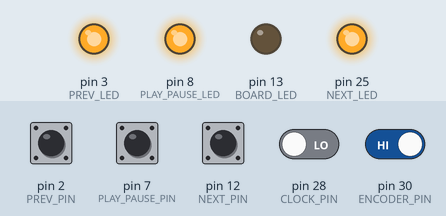
The sketch below on a simulated Teensy 4. Shown: output pins drawn as LEDs (lit = HIGH). Inputs (shaded band) come from the test bench; at power-on: pin 2 (PREV_PIN), pin 7 (PLAY_PAUSE_PIN), pin 12 (NEXT_PIN), pin 30 (ENCODER_PIN) HIGH, pin 28 (CLOCK_PIN) LOW. What the sketch prints to the serial monitor is not drawn.

Above: at 1.2 s.
1.3 s: pin 2 (PREV_PIN) pulled LOW for 0.15 s
Timing chart, 0 to 4.3 s (numbered marks = the images above; inputs shaded):
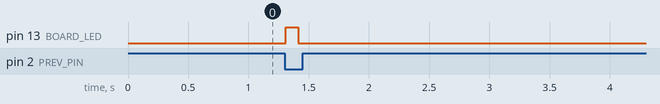

Measured:
- after the input at 1.3 s, pin 13 (BOARD_LED): LOW → HIGH at once, → LOW 0.10 s later

The sketch:

ProtoboardEncoder.ino
```cpp
/*
 * MediaButtons ProtoboardEncoder
 * github.com/EricThirteen
 *
 * Buttons to USB Keyboard Example - Special Media Player Keys
 * Set USB Type: Tools > USB Type > Serial + Keyboard + Mouse + Joystick
 *
 * Modified existing example from Teensy.
 * Added code for:
 * - Rotary encoder (Inland brand with integrated button, don't but it)
 * - Other stuff
 */

#include <Bounce.h>

#define BOARD_LED 13

#define PREV_PIN 2
#define PREV_LED 3
#define PLAY_PAUSE_PIN 7
#define PLAY_PAUSE_LED 8
#define NEXT_PIN 12
#define NEXT_LED 25 // Hotwired this to PIN 25 on the protoboard
#define CLOCK_PIN 28
#define DATA_PIN 29
#define ENCODER_PIN 30

//10 ms debounce time is good for most pushbuttons.
//Increase this time if a button is too sensitive.
//At times, the arcade buttons seem too sensitive.
Bounce previousButton = Bounce(PREV_PIN, 10);
Bounce playPauseButton = Bounce(PLAY_PAUSE_PIN, 10);
Bounce nextButton = Bounce(NEXT_PIN, 10);
Bounce encoderButton = Bounce(ENCODER_PIN, 10);

int VolumeChange = 0;
//bool Mute = false;

void setup() {

  pinMode(BOARD_LED, OUTPUT);
  pinMode(PREV_LED, OUTPUT);
  pinMode(PLAY_PAUSE_LED, OUTPUT);
  pinMode(NEXT_LED, OUTPUT);

  pinMode(PREV_PIN, INPUT_PULLUP);
  pinMode(PLAY_PAUSE_PIN, INPUT_PULLUP);
  pinMode(NEXT_PIN, INPUT_PULLUP);
  pinMode(ENCODER_PIN, INPUT);
  pinMode(CLOCK_PIN, INPUT);
  pinMode(DATA_PIN, INPUT);

  //We're using arcade buttons with LEDs, let's light 'em up:
  digitalWrite(PREV_LED, HIGH);
  digitalWrite(PLAY_PAUSE_LED, HIGH);
  digitalWrite(NEXT_LED, HIGH);
}

void loop() {
  previousButton.update();
  playPauseButton.update();
  nextButton.update();
  encoderButton.update();

  if (previousButton.fallingEdge()) {
    Keyboard.press(KEY_MEDIA_PREV_TRACK);
    Keyboard.release(KEY_MEDIA_PREV_TRACK);
    Blink(BOARD_LED, 100);
  }
  if (playPauseButton.fallingEdge()) {
    Keyboard.press(KEY_MEDIA_PLAY_PAUSE);
    Keyboard.release(KEY_MEDIA_PLAY_PAUSE);
    Blink(BOARD_LED, 100);
  }
  if (nextButton.fallingEdge()) {
    Keyboard.press(KEY_MEDIA_NEXT_TRACK);
    Keyboard.release(KEY_MEDIA_NEXT_TRACK);
    Blink(BOARD_LED, 100);
  }
  if (encoderButton.fallingEdge()) {
    Keyboard.press(KEY_MEDIA_MUTE);
    Keyboard.release(KEY_MEDIA_MUTE);
    Blink(BOARD_LED, 100);
  }
  //Rotary Encoder:
  VolumeChange = CheckVolume();
  if (VolumeChange < 0){
    Serial.println("Descrease");
    Keyboard.press(KEY_MEDIA_VOLUME_DEC);
    Keyboard.release(KEY_MEDIA_VOLUME_DEC);
    //Keep this short so it doesn't interfere with a quick twist of the encoder:
    Blink(BOARD_LED, 25);
  }
  else if (VolumeChange > 0){
    Serial.println("Increase");
    Keyboard.press(KEY_MEDIA_VOLUME_INC);
    Keyboard.release(KEY_MEDIA_VOLUME_INC);
    //Keep this short so it doesn't interfere with a quick twist of the encoder:
    Blink(BOARD_LED, 25);
  }
}

void Blink(int PIN,int HowLong){
  digitalWrite(PIN, HIGH);
  delay(HowLong);
  digitalWrite(PIN, LOW);
  Serial.println("Blink");
}

int CheckVolume(){
  static uint16_t state = 0;
  delayMicroseconds(100);
  state = (state<<1) | digitalRead(CLOCK_PIN) | 0xe000;
  if (state==0xf000){
    state=0x0000;
    if(digitalRead(DATA_PIN)){
      return 1;
    }
    else {
      return -1;
    }
  }
  else {
    return 0;
  }
}
```
